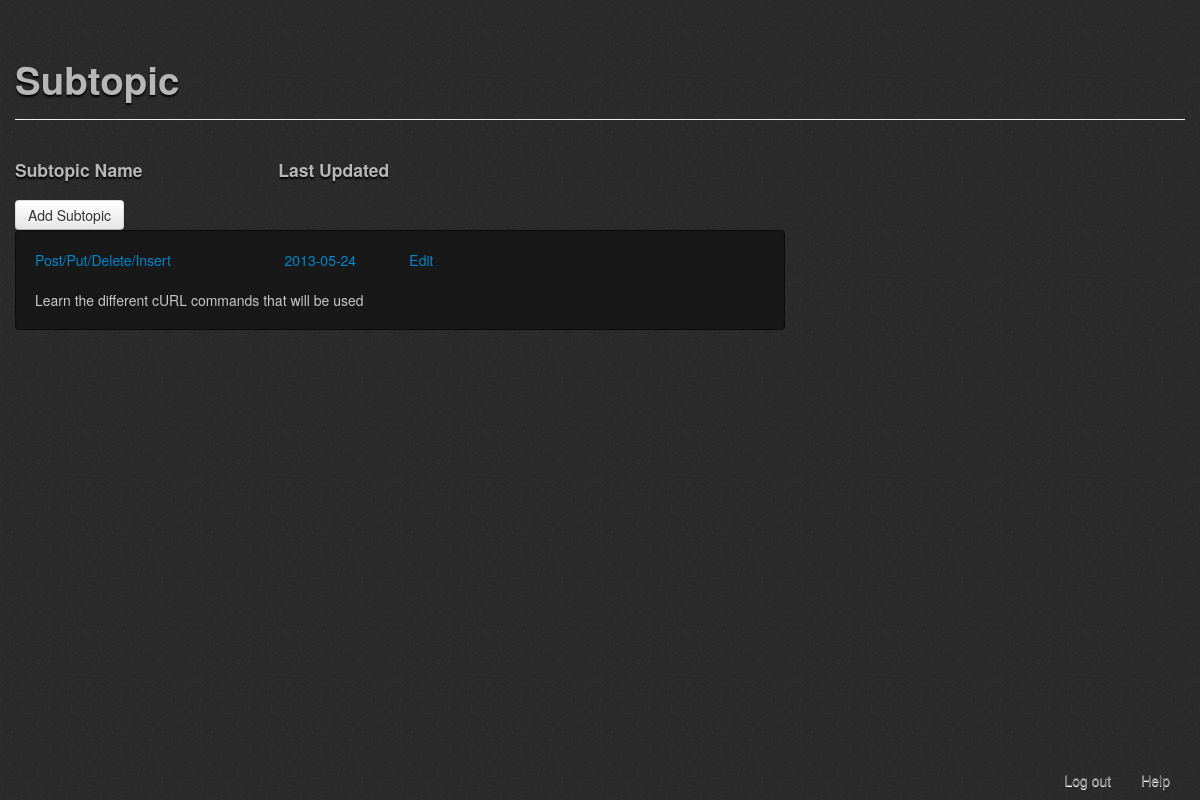
Before: /php/subtopics/view.php?ID=1 (signed in) with the older database file.
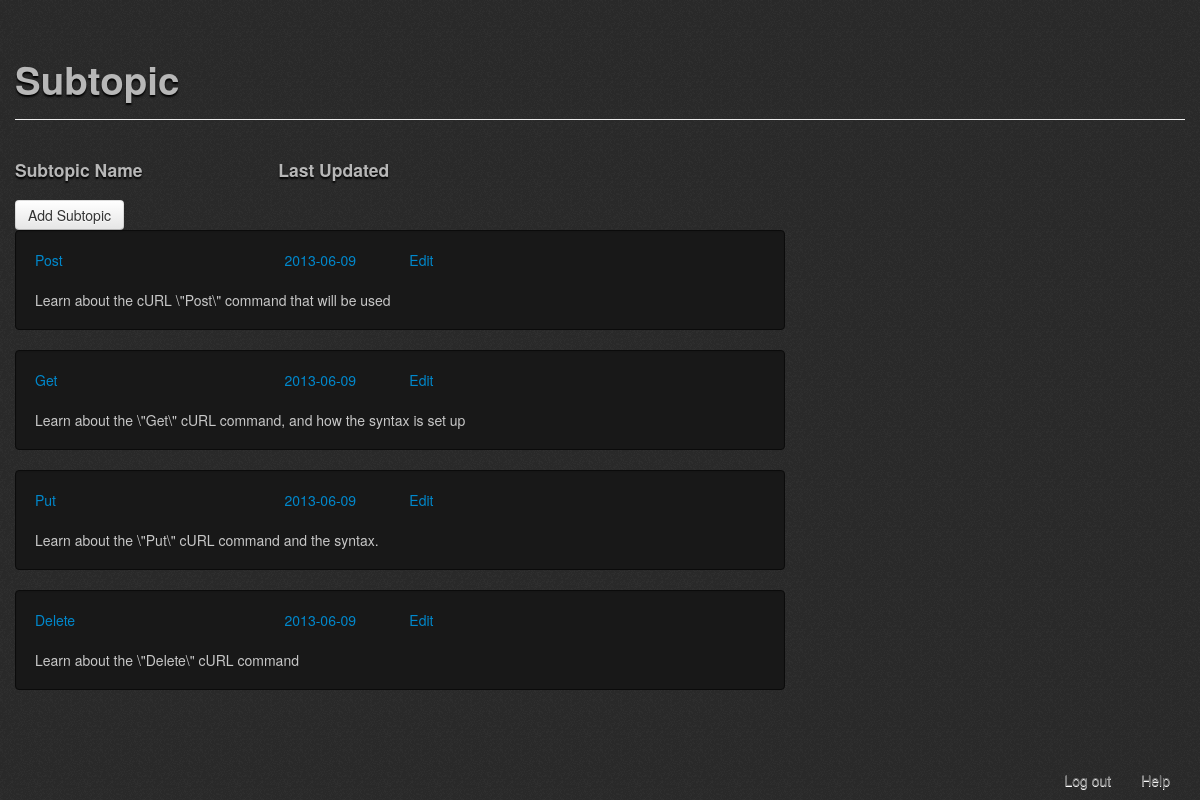
After: the same page with the newer database file.
### tables this page shows
CREATE TABLE `subtopic` (
  `SubtopicID` int(11) NOT NULL AUTO_INCREMENT,
  `SubtopicName` varchar(50) NOT NULL,
  `TopicID` int(11) NOT NULL,
  `SubtopicBriefDescription` text NOT NULL,
  `Content` text NOT NULL,
  `Downloads` int(11) NOT NULL,
  `DateUpdated` date NOT NULL,
  PRIMARY KEY (`SubtopicID`),
  KEY `FK_subtopic` (`TopicID`)
);

### php/subtopics/view.php (the view, shortened to what this page needs)
<?php
	require '../check_logged_in.php';
	$topic_ID = $_GET['ID'];
?>
<!DOCTYPE html PUBLIC "-//W3C//DTD XHTML 1.0 Transitional//EN" "http://www.w3.org/TR/xhtml1/DTD/xhtml1-transitional.dtd">
<html xmlns="http://www.w3.org/1999/xhtml">
<head>
	<?php
		include '../header_container.php';
	?>
</head>
<body>
<div class="container">
	<div class="page-header bootstro" data-bootstro-placement="bottom" data-bootstro-title="Subtopics" data-bootstro-content="Welcome to the subtopics page. In here you'll find all the subtopics associated with the topics you've selected before.">
        <h1>Subtopic</h1>
    </div>
<?php
        $result = $db->prepare("SELECT * FROM subtopic WHERE TopicID ='".$topic_ID."'") ;
        $result->execute();
?>
    	<div class="row-fluid">
        	<div class="span8 bootstro" data-bootstro-placement="bottom" data-bootstro-title="List of subtopics" data-bootstro-content="This is the list of subtopics. You may click in to see its content and take tests.">
            	<div class='row-fluid'>
                    <div class='span4'><h4>Subtopic Name</h4></div>
                    <div class='span2'><h4>Last Updated</h4></div>
				</div>
            <?php
			if($_SESSION['Role'] == 3 || $_SESSION['Role'] == 4)
			{
				while($row = $result->fetch(PDO::FETCH_ASSOC))
				{
						$id=$row['SubtopicID'];
						echo "<div class='well'>";
							echo "<a href='../contents/content.php?ID=".$row['SubtopicID']."'>";
								echo "<div id='".$row['SubtopicID']."' class='row-fluid'>";
									echo "<div class='span4'>".$row['SubtopicName']."</div>";
									echo "<div class='span2'>".$row['DateUpdated']."</div>";
								echo "</div>";
									echo "<div>".$row['SubtopicBriefDescription']."</div>";
							echo "</a>";
						echo "</div>";
						echo "</br>";
				}
			}
			else{
				echo "<a class='btn' href='new.php?ID=$topic_ID'>Add Subtopic</a>";
				while($row = $result->fetch(PDO::FETCH_ASSOC))
				{
						echo "<div class='well'>";
							echo "<a href='../contents/content.php?ID=".$row['SubtopicID']."'>";
								echo "<div id='".$row['SubtopicID']."' class='row-fluid'>";
									echo "<div class='span4'>".$row['SubtopicName']."</div>";
									echo "<div class='span2'>".$row['DateUpdated']."</div>";
									echo "<div class='span1'>".'<a href="edit.php?ID=' . $row['SubtopicID'] . '">Edit</a></div>';
								echo "</div>";
									echo "<div>".$row['SubtopicBriefDescription']."</div>";
							echo "</a>";
						echo "</div>";
				}
			}
			?>
            </div>
        </div>
    </div>
	<?php
		include '../footer.php';
	?>
</body>
</html>

Changed rows visible on the page:
changed subtopic: SubtopicName "Post/Put/Delete/Insert" → "Post"; DateUpdated "2013-05-24" → "2013-06-09"; SubtopicBriefDescription "Learn the different cURL commands that will be used" → "Learn about the cURL \\\"Post\\\" command that will be used"
added subtopic: SubtopicName "Get", DateUpdated "2013-06-09", SubtopicBriefDescription "Learn about the \\\"Get\\\" cURL command, and how the syntax is set up"
added subtopic: SubtopicName "Put", DateUpdated "2013-06-09", SubtopicBriefDescription "Learn about the \\\"Put\\\" cURL command and the syntax."
added subtopic: SubtopicName "Delete", DateUpdated "2013-06-09", SubtopicBriefDescription "Learn about the \\\"Delete\\\" cURL command"
